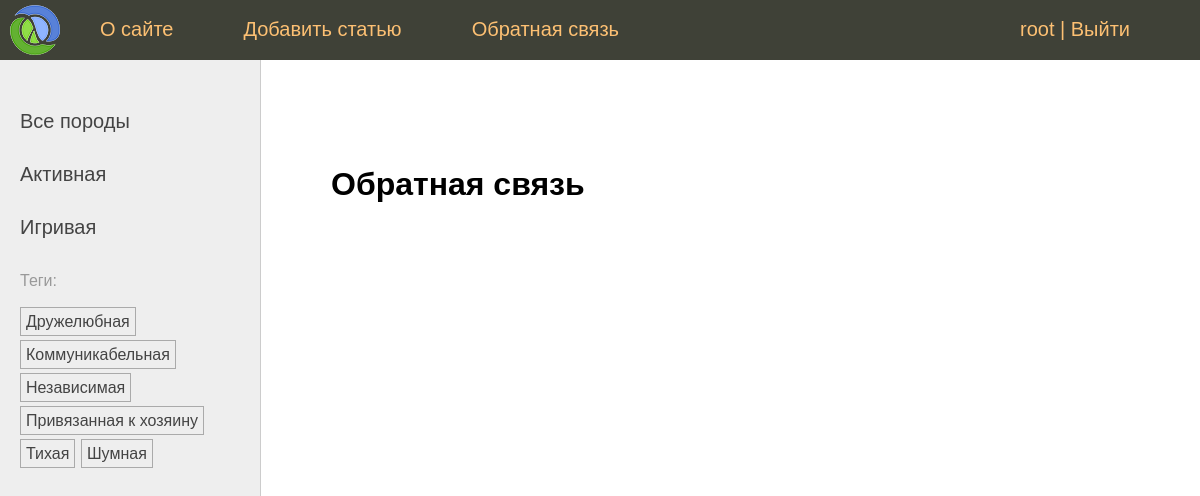
/contact (signed in), run on the app's committed database.
### users/models.py (models this page shows)
class User(AbstractUser):
    photo = models.ImageField(
        upload_to="users/%Y/%m/%d/",
        blank=True,
        null=True,
        verbose_name="Фотография",
        )
    date_birth = models.DateTimeField(
        blank=True,
        null=True,
        verbose_name="Дата Рождения",
        )

### cats/models.py (models this page shows, shortened)
class Species(models.Model):
    name = models.CharField(
        max_length=100,
        db_index=True,
        verbose_name="Породы"
        )
    slug = models.SlugField(
        max_length=255,
        unique=True,
        db_index=True
        )
    class Meta:
        verbose_name = "Порода"
        verbose_name_plural = "Породы"
    def get_absolute_url(self):
        return reverse("species", kwargs={"spec_slug": self.slug})

class TagPost(models.Model):
    tag = models.CharField(
        max_length=100,
        db_index=True,
        )
    slug = models.SlugField(
        max_length=255,
        unique=True,
        )
    def get_absolute_url(self):
        return reverse("tag", kwargs={"tag_slug": self.slug})

### cats/views.py (the view)
# urls.py: path('contact', views.contact, name='contact'),
@permission_required(perm="cat.view_cat", raise_exception=True)
def contact(request):
    return render(request, "cats/contact.html")

### cats/templatetags/cat_tags.py (called while the page is built)
@register.inclusion_tag("cats/list_categories.html")
def show_categories(spec_selected=0):
    specs = Species.objects.annotate(total=Count("posts")).filter(posts__is_published=True).filter(total__gt=0)
    return {"specs": specs, "spec_selected": spec_selected}

@register.inclusion_tag("cats/list_tags.html")
def show_all_tags():
    return {"tags": TagPost.objects.annotate(total=Count("tags")).filter(total__gt=0)}

### users/context_processors.py (called while the page is built)
def get_cat_context(requset):
    return {"mainmenu": menu}

### cats/templates/cats/contact.html
{% extends 'base.html' %}
{% block content %}
<h1>Обратная связь</h1>
{% endblock %}

### templates/base.html (shortened to what this page needs)
{% load static %}
{% load cat_tags %}
<!DOCTYPE html>
<html>
<head>
	<link type="text/css" href="{% static 'cats/css/styles.css' %}" rel="stylesheet" />
</head>
<body>
<table class="table-page" border=0 cellpadding="0" cellspacing="0">
<tr><td valign=top>
{% block mainmenu %}
		<div class="header">
			<ul id="mainmenu" class="mainmenu">
			<li class="logo"><a href="{% url 'home' %}"><div class="logo"></div></a></li>
{% for m in mainmenu %}
	<li><a href="{% url m.url_name %}">{{m.title}}</a></li>
{% endfor %}
{% if user.is_authenticated %}
	<li class="last">
		<a href="{% url "users:profile" %}">{{ user.username }}</a> | <a href="{% url "users:logout" %}">Выйти</a>
	</li>
{% else %}
    <li class="last"><a href="{% url "users:login" %}">Войти</a> | <a href="{% url "users:register" %}">Регистрация</a></li>
{% endif %}
			</ul>
		</div>
{% endblock mainmenu %}
<table class="table-content" border=0 cellpadding="0" cellspacing="0">
<tr>
	<td valign="top" class="left-chapters">
	<ul id="leftchapters">
		{% if spec_selected == 0 %}
			<li class="selected">Все породы</li>
		{% else %}
			<li><a href="{% url 'home' %}">Все породы</a></li>
		{% endif %}
		{% show_categories spec_selected%}
		<li>{% show_all_tags %}</li>
	</ul>
</td>
<td valign="top" class="content">
	<div class="content-text">
{% block content %}
{% endblock %}
	</div>
</td></tr></table>
</td></tr>
</table>
</body>
</html>

### cats/templates/cats/list_categories.html
{% for spec in specs%}
    {% if spec.pk == spec_selected %}
        <li class="selected">{{ spec.name }}</li>
    {% else %}
        <li><a href="{{ spec.get_absolute_url }}">{{ spec.name }}</a></li>
    {% endif %}
{% endfor %}

### cats/templates/cats/list_tags.html
{% if tags %}
    <p>Теги:</p>
    <ul class="tags-list">
        {% for t in tags %}
            <li><a href="{{t.get_absolute_url}}">{{t.tag}}</a></li>
        {% endfor %}
    </ul>
{% endif %}

### cats/static/cats/css/styles.css (style rules this page uses)
html, body { font-family: 'Arial'; margin: 0; padding: 0; height: 100%; width: 100%; color: #444; }
a { color: #0059b2; text-decoration: none; }
.table-page { width: 100%; height: 100%; vertical-align: top; }
.table-page tr { height: 100%; }
.header { background: #3F4137; height: 60px; }
.logo { background: url('../images/logo.png') no-repeat 10px 5px; width: 70px; height: 60px; }
ul.mainmenu { list-style: none; margin: 0; padding: 0; height: 60px; color: #fdc073; font-size: 20px; overflow: hidden; }
ul.mainmenu li { float: left; margin: 18px 40px 0 30px; }
ul.mainmenu li.logo { margin: 0; }
ul.mainmenu li.last { float: right; }
ul.mainmenu li a { color: #fdc073; text-decoration: none; }
.table-content { width: 100%; min-height: 100%; height: 100%; }
.left-chapters { margin: 0; background: #eee; border-right: 1px solid #ccc; }
.left-chapters ul { width: 230px; margin: 0; padding: 20px 10px 10px 20px; list-style: none; font-size: 20px; }
.left-chapters ul li { margin: 30px 0 0 0; color: #999; }
.left-chapters ul li a { color: #444; text-decoration: none; }
ul.tags-list { width: 100%; margin: 0; padding: 0; list-style: none; }
ul.tags-list li { margin: 0; padding: 0 0 10px; display: inline-block; }
ul.tags-list li a { padding: 5px; font-size: 16px; border: 1px solid #aaa; }
.content { padding: 40px 20px 20px 40px; width: 100%; box-sizing: border-box; }
.content-text { margin: 60px 0 0 30px; color: #000; font-size: 20px; font-family: Yandex Sans Display Light; }
.content-text h1 { font-size: 32px; }
h1 { font-family: Arial, sans-serif; font-size: 24px; font-weight: bold; line-height: 1.5; }
p { font-family: Verdana, sans-serif; font-size: 16px; line-height: 1.5; }
ul.mainmenu li.last { float: right; margin-right: 70px; }

### data on the page
User: username "root"
Species: name "Активная"
Species: name "Игривая"
TagPost: tag "Дружелюбная"
TagPost: tag "Коммуникабельная"
TagPost: tag "Независимая"
TagPost: tag "Привязанная к хозяину"
TagPost: tag "Тихая"
TagPost: tag "Шумная"

### other printed values
{{ m.title }} "О сайте" "Добавить статью" "Обратная связь"
